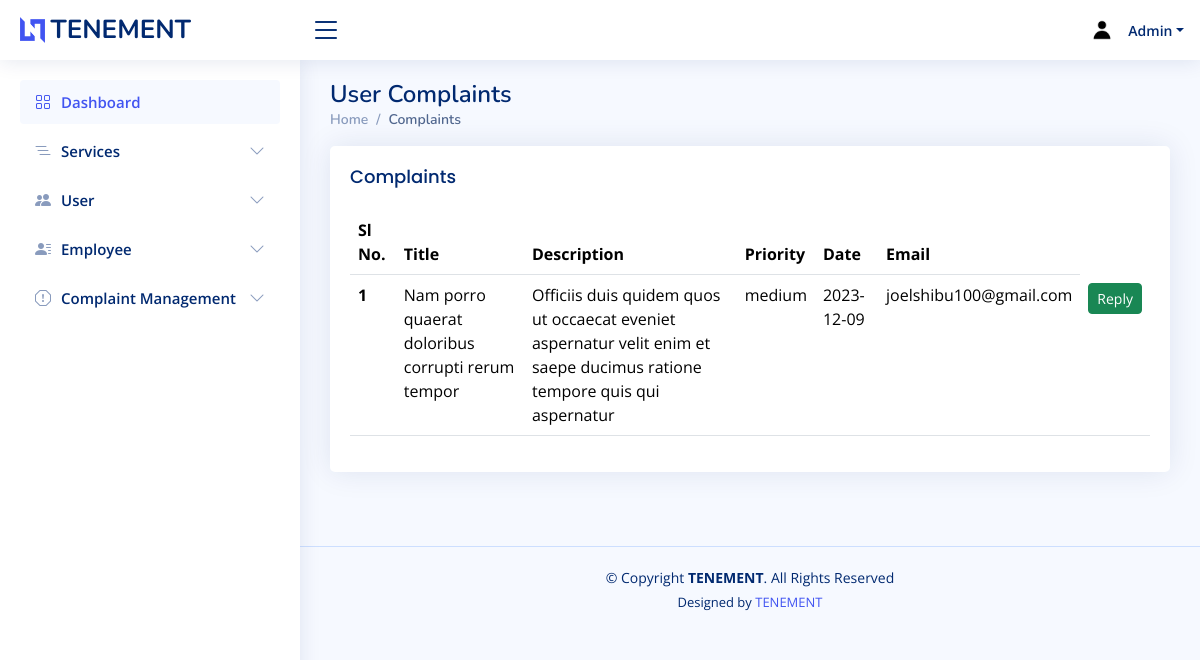
Page /admin/mycomplaints.php on the earlier database version.
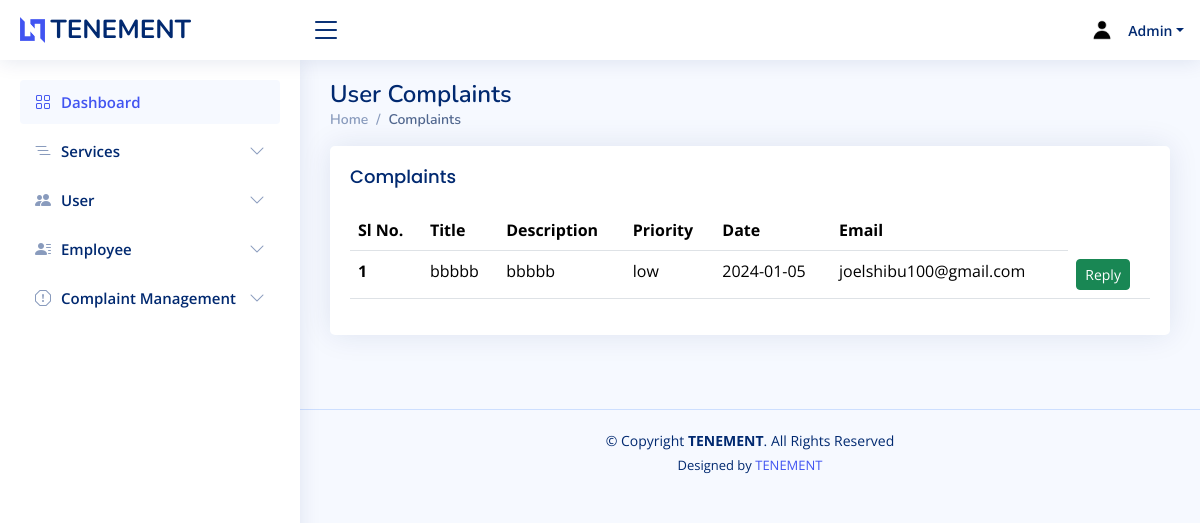
Same page on the later database version.
### tables this page shows
CREATE TABLE `complaints` (
  `id` int(50) NOT NULL,
  `title` varchar(50) NOT NULL,
  `description` varchar(200) NOT NULL,
  `priority` varchar(50) NOT NULL,
  `date` varchar(50) NOT NULL,
  `email` varchar(50) NOT NULL,
  `reply` varchar(100) NOT NULL,
  `status` int(50) NOT NULL
);

### connect.php (called while the page is built, shortened)
<?php
$dbname="tenement";
$conn=mysqli_connect("localhost","root","",$dbname);
function select_data($sql)
{
  global $conn;
  $res = mysqli_query($conn, $sql);
  if ($res)
    return $res;
  else
    return False;
}
?>

### admin/mycomplaints.php (the view, shortened to what this page needs)
<?php
include 'header.php';
?>
  <main id="main" class="main">
    <div class="pagetitle">
      <h1>User Complaints</h1>
      <nav>
        <ol class="breadcrumb">
          <li class="breadcrumb-item"><a href="index.php">Home</a></li>
          <li class="breadcrumb-item active">Complaints</li>
        </ol>
      </nav>
    </div>
    <section class="section dashboard">
      <div class="row">
      <section class="section">
      <div class="row">
        <div class="col-lg-12">
        <div class="card">
          <div class="card-body">
            <h5 class="card-title">Complaints</h5>
              <table class="table datatable">
                <thead>
                  <tr>
                    <th scope="col">Sl No.</th>
                    <th scope="col">Title</th>
                    <th scope="col">Description</th>
                    <th scope="col">Priority</th>
                    <th scope="col">Date</th>
                    <th scope="col">Email</th>
                  </tr>
                </thead>
                <tbody>
                <?php
               $sql = "SELECT * FROM complaints WHERE reply='0' AND status='0'";
                $data=select_data($sql);
                $n=1;
                while ($row = mysqli_fetch_assoc($data)) {
                  ?>
                  <tr>
                 <th scope='row'><?php echo $n++; ?></th>
                 <td><?php echo  $row['title'] ?></td>
                 <td> <?php echo $row['description'] ?></td>
                 <td><?php echo $row['priority'] ?></td>
                 <td><?php echo $row['date']?></td>
                 <td><?php echo $row['email']?></td>
                 <td>
                 <div class="btn-group">
                            <a class="btn btn-success btn-sm" data-bs-toggle="modal" onclick="passid('<?php echo $row['id'];?>')" data-bs-target="#verticalycentered">Reply</a>
                 </td>
                 </tr>
                  <?php
                  }
                  ?>
                </tbody>
              </table>
            </div>
          </div>
        </div>
      </div>
    </section>
  </main>

Differences in the rows shown:
removed complaints: title "Nam porro quaerat doloribus corrupti rerum tempor", description "Officiis duis quidem quos ut occaecat eveniet aspernatur velit enim et saepe ducimus ratione tempore quis qui aspernatur", priority "medium", date "2023-12-09", email "joelshibu100@gmail.com"
now on this page (row edited): complaints: title "bbbbb", description "bbbbb", priority "low", date "2024-01-05", email "joelshibu100@gmail.com"
